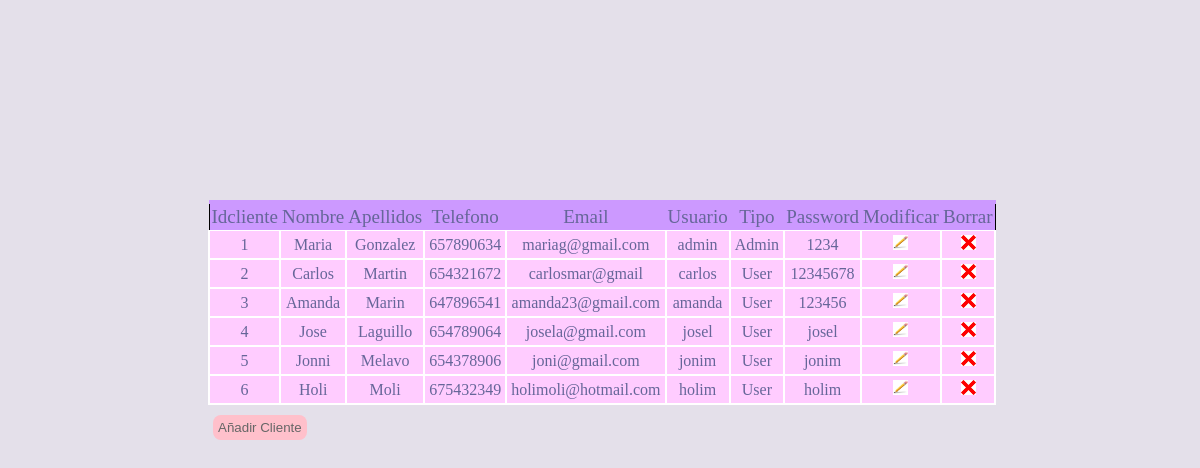
Screenshot of /PHP/adcliente.php with the database file from the repository.
### tables this page shows
create table cliente
(
	idcliente		int auto_increment not null,
	nombre			varchar(25),
	apellidos		varchar(50),
	telefono		varchar(9),
	email			varchar(100),
	usuario			varchar(15),
	tipo			varchar(20),
	password		varchar(50),
	primary key(idcliente)
);

### PHP/adcliente.php (the view, shortened to what this page needs)
<!DOCTYPE html>
<html lang="en">
  <head>
    <link rel="stylesheet" href="css/tablas.css">
  </head>
  <body>
    <?php
       include_once "conec.php";
      if ($result = $connection->query("SELECT * FROM cliente;")) {
            if ($result){
            echo "<table style='border:1px solid black;'>";
            echo "<thead>";
            echo "<tr>";
            echo "<th>Idcliente</th>";
            echo "<th>Nombre</th>";
            echo "<th>Apellidos</th>";
            echo "<th>Telefono</th>";
            echo "<th>Email</th>";
            echo "<th>Usuario</th>";
            echo "<th>Tipo</th>";
            echo "<th>Password</th>";
            echo "<th>Modificar</th>";
            echo "<th>Borrar</th>";
            echo "</thead>";
          }
      ?>
      <?php
          while($obj = $result->fetch_object()) {
              echo "<tr>";
              echo "<td>".$obj->idcliente."</td>";
              echo "<td>".$obj->nombre."</td>";
              echo "<td>".$obj->apellidos."</td>";
              echo "<td>".$obj->telefono."</td>";
              echo "<td>".$obj->email."</td>";
              echo "<td>".$obj->usuario."</td>";
              echo "<td>".$obj->tipo."</td>";
              echo "<td>".$obj->password."</td>";
              echo "<td><a href='editarcliente.php?id=".$obj->idcliente."'><img src='img/modificar.jpg' width='15px'height='15px'/></a></td>";
              echo "<td><a href='borrarcliente.php?id=".$obj->idcliente."'><img src='img/borrar.png' width='15px' height='15px'/></a></td>";
              echo "</tr>";
          }
      }
    ?>
    </table>
   <input type="button" onclick=" location.href='/php/proyecto/agregarcliente.php' " value="Añadir Cliente" style=cursor:pointer; name="boton" />
  </body>
</html>

### PHP/css/tablas.css (style rules this page uses)
table { text-align: center; border-collapse: collapse; font-size: 16px; margin: 200px; }
th { font-size: 19px; font-weight: normal; padding: 2px; background: #c9f; border-top: 4px solid #c9f; border-bottom: 1px solid #fff; color: #669; }
td { padding: 4px; background: #fcf; border: 2px solid #fff; color: #669; border-top: 1px }
body { background: #e4e0ea; }
input[type="button"] { position: relative; left: 205px; top: -190px; border-radius: 8px; background: pink; padding: 5px 5px; border: none; color: #666; }

### rows the page displays
cliente: idcliente "1", nombre "Maria", apellidos "Gonzalez", telefono "657890634", email "mariag@gmail.com", usuario "admin", tipo "Admin", password "1234"
cliente: idcliente "2", nombre "Carlos", apellidos "Martin", telefono "654321672", email "carlosmar@gmail", usuario "carlos", tipo "User", password "12345678"
cliente: idcliente "3", nombre "Amanda", apellidos "Marin", telefono "647896541", email "amanda23@gmail.com", usuario "amanda", tipo "User", password "123456"
cliente: idcliente "4", nombre "Jose", apellidos "Laguillo", telefono "654789064", email "josela@gmail.com", usuario "josel", tipo "User", password "josel"
cliente: idcliente "5", nombre "Jonni", apellidos "Melavo", telefono "654378906", email "joni@gmail.com", usuario "jonim", tipo "User", password "jonim"
cliente: idcliente "6", nombre "Holi", apellidos "Moli", telefono "675432349", email "holimoli@hotmail.com", usuario "holim", tipo "User", password "holim"
